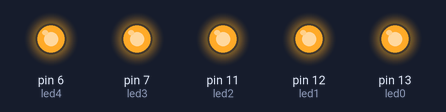
Bench run of a sketch on a simulated Arduino Uno, built with avr-gcc and run on an emulated ATmega328P. Parts: output pins drawn as LEDs (lit = HIGH).

Above: at 0.4 s.
At 2.8 s:
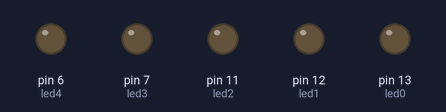
Timing chart, 0 to 3.7 s (numbered marks = the images above):
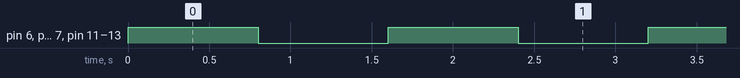

The sketch:

High_Low_LED.ino
```cpp
int led0 = 13;
int led1 = 12;
int led2 = 11;
int led3 = 7;
int led4 = 6;

// the setup routine runs once when you press reset:
void setup() {
  // initialize the digital pin as an output.
  pinMode(led0, OUTPUT);
  pinMode(led1, OUTPUT);
  pinMode(led2, OUTPUT);
  pinMode(led3, OUTPUT);
  pinMode(led4, OUTPUT);

}

// the loop routine runs over and over again forever:
void loop() {
  digitalWrite(led0, HIGH);   // turn the LED on (HIGH is the voltage level)
  digitalWrite(led1, HIGH);   // turn the LED on (HIGH is the voltage level)
  digitalWrite(led2, HIGH);   // turn the LED on (HIGH is the voltage level)
  digitalWrite(led3, HIGH);   // turn the LED on (HIGH is the voltage level)
  digitalWrite(led4, HIGH);   // turn the LED on (HIGH is the voltage level)
  delay(800);               // wait for a second
  digitalWrite(led0, LOW);    // turn the LED off by making the voltage LOW
  digitalWrite(led1, LOW);    // turn the LED off by making the voltage LOW
  digitalWrite(led2, LOW);    // turn the LED off by making the voltage LOW
  digitalWrite(led3, LOW);    // turn the LED off by making the voltage LOW
  digitalWrite(led4, LOW);    // turn the LED off by making the voltage LOW
  delay(800);               // wait for a second
}
```

Measured:
- by itself, pin 6 (led4), pin 7 (led3), pin 11 (led2), pin 12 (led1), pin 13 (led0): alternates HIGH for 0.80 s and LOW for 0.80 s
